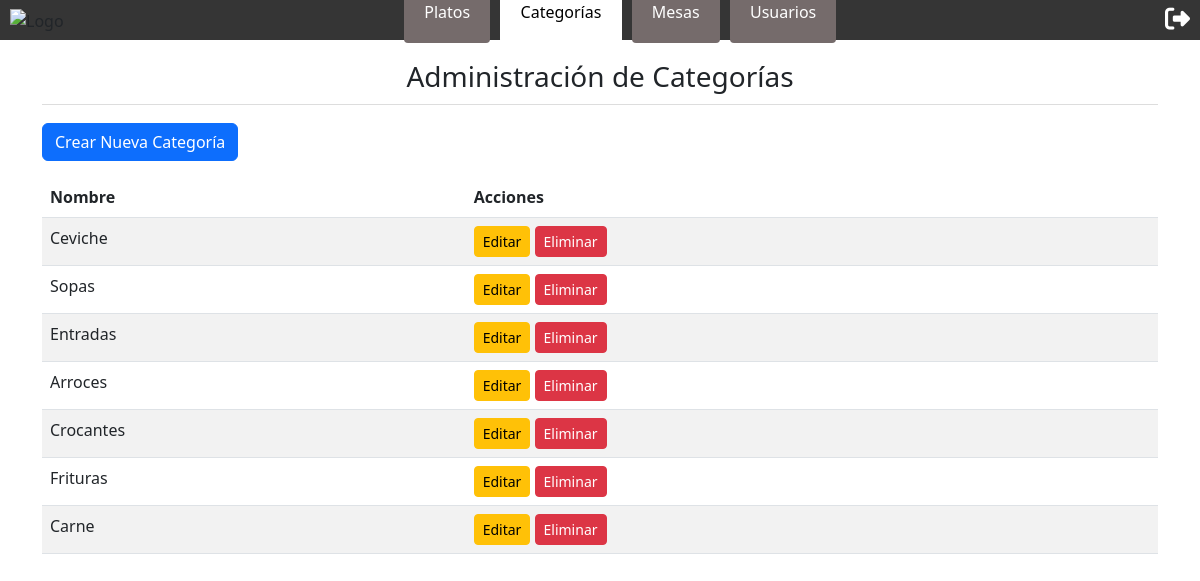
The app's page /categorias/ (signed in) with its own data.
### restaurante_app/models.py (models this page shows, shortened)
class CategoriaMenu(models.Model):
    CatCod = models.AutoField(primary_key=True)
    CatDes = models.CharField(max_length=100)

### restaurante_app/views.py (the view)
# urls.py: path('categorias/', views.categorias_admin, name='categorias_admin'),
@login_required
def categorias_admin(request):
    if request.user.TipUsuCod.TipUsuDes != "Administrador":
        return redirect('index')
    categorias = CategoriaMenu.objects.all()
    return render(request, 'categorias_admin.html', {'categorias': categorias})

### restaurante_app/templates/categorias_admin.html (shortened to what this page needs)
{% extends 'base.html' %}
{% block categorias %}activo{% endblock %}
{% block content %}
<div class="container">
    <h2>Administración de Categorías</h2>
    <a href="{% url 'crear_categoria' %}" class="btn btn-primary mb-3">Crear Nueva Categoría</a>
    <table class="table table-striped">
        <thead>
            <tr>
                <th>Nombre</th>
                <th>Acciones</th>
            </tr>
        </thead>
        <tbody>
            {% for categoria in categorias %}
            <tr>
                <td>{{ categoria.CatDes }}</td>
                <td>
                    <a href="{% url 'editar_categoria' categoria.CatCod %}" class="btn btn-warning btn-sm">Editar</a>
                    <a href="{% url 'eliminar_categoria' categoria.CatCod %}" class="btn btn-danger btn-sm">Eliminar</a>
                </td>
            </tr>
            {% endfor %}
        </tbody>
    </table>
</div>
{% endblock %}

### restaurante_app/static/css/styles.css (style rules this page uses)
* { box-sizing: border-box; margin: 0; padding: 0; }
body { font-family: Arial, sans-serif; }
a { color: white; text-decoration: none; }
h2 { font-size: 28px !important; text-align: center; margin-bottom: 10px; border-bottom: 1px solid #ddd; padding-bottom: 10px; }
.container { max-width: 80rem; margin: 20px auto; }
.btn-primary { margin-top: 10px; }

### records on screen
CategoriaMenu: CatDes "Ceviche"
CategoriaMenu: CatDes "Sopas"
CategoriaMenu: CatDes "Entradas"
CategoriaMenu: CatDes "Arroces"
CategoriaMenu: CatDes "Crocantes"
CategoriaMenu: CatDes "Frituras"
CategoriaMenu: CatDes "Carne"
